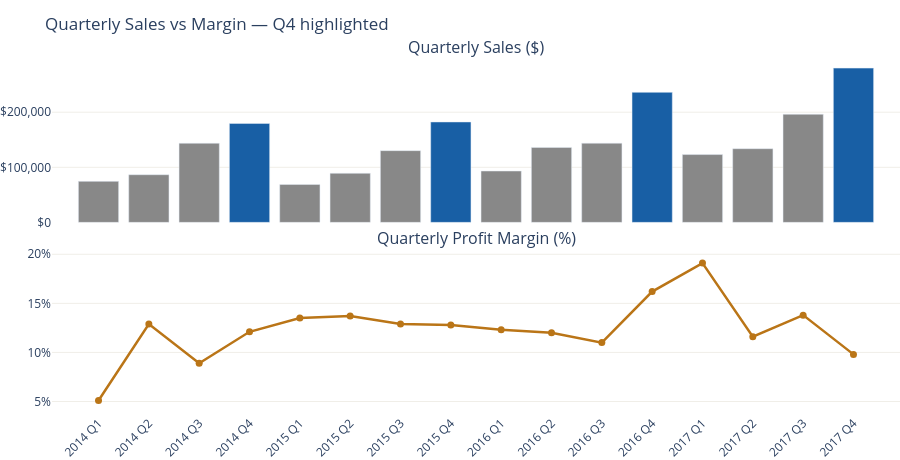

Notebook code for this chart:
### Markdown cell above
---
### 🔍 Insight #3 — Q4 Drives Revenue But Not Proportional Profit

**Finding:** Q4 (October–December) concentrates **~35% of annual revenue** due to holiday seasonality, but profit margin in Q4 is lower than Q2 and Q3 — suggesting promotional discounting during the peak season is eroding the very margin that should be capitalised on.

### Code cell
df["Quarter_num"] = df["Order Date"].dt.quarter
quarterly = df.groupby(["Year","Quarter_num"]).agg(
    Sales=("Sales","sum"), Profit=("Profit","sum")
).reset_index()
quarterly["Margin %"] = (quarterly["Profit"] / quarterly["Sales"] * 100).round(1)
quarterly["Period"] = quarterly["Year"].astype(str) + " Q" + quarterly["Quarter_num"].astype(str)

fig = make_subplots(rows=2, cols=1, shared_xaxes=True,
    subplot_titles=["Quarterly Sales ($)", "Quarterly Profit Margin (%)"],
    vertical_spacing=0.08)

fig.add_trace(go.Bar(
    x=quarterly["Period"], y=quarterly["Sales"],
    marker_color=[C["blue"] if "Q4" in p else C["gray"] for p in quarterly["Period"]],
    showlegend=False,
), row=1, col=1)

fig.add_trace(go.Scatter(
    x=quarterly["Period"], y=quarterly["Margin %"],
    mode="lines+markers",
    line=dict(color=C["amber"], width=2.5),
    marker=dict(size=7),
    showlegend=False,
), row=2, col=1)

fig.update_layout(
    title="Quarterly Sales vs Margin — Q4 highlighted",
    height=460, plot_bgcolor="white", paper_bgcolor="white",
    margin=dict(l=0, r=0, t=60, b=0),
    xaxis2=dict(tickangle=-45, showgrid=False),
    yaxis=dict(tickprefix="$", tickformat=",.0f", showgrid=True, gridcolor="#F0EEE8"),
    yaxis2=dict(ticksuffix="%", showgrid=True, gridcolor="#F0EEE8"),
    font=dict(size=12),
)
fig.show()

print("\n📊 Average Margin % by Quarter (all years):")
q_avg = df.groupby("Quarter_num")["Profit Margin %"].mean().round(1)
for q, m in q_avg.items():
    bar = "█" * int(abs(m))
    print(f"  Q{q}: {m:+.1f}%  {bar}")

### Figure 1 — Plotly figure (JSON) as saved in the notebook; plotly's stock layout.template omitted (floating-point values rounded to 4 significant figures)
{"data": [{"marker": {"color": ["#888888", "#888888", "#888888", "#185FA5", "#888888", "#888888", "#888888", "#185FA5", "#888888", "#888888", "#888888", "#185FA5", "#888888", "#888888", "#888888", "#185FA5"]}, "showlegend": false, "type": "bar", "x": ["2014 Q1", "2014 Q2", "2014 Q3", "2014 Q4", "2015 Q1", "2015 Q2", "2015 Q3", "2015 Q4", "2016 Q1", "2016 Q2", "2016 Q3", "2016 Q4", "2017 Q1", "2017 Q2", "2017 Q3", "2017 Q4"], "xaxis": "x", "y": [74450.0, 86540.0, 143600.0, 179600.0, 68850.0, 89120.0, 130300.0, 182300.0, 93240.0, 136100.0, 143800.0, 236100.0, 123100.0, 133800.0, 196300.0, 280100.0], "yaxis": "y"}, {"line": {"color": "#BA7517", "width": 2.5}, "marker": {"size": 7}, "mode": "lines+markers", "showlegend": false, "type": "scatter", "x": ["2014 Q1", "2014 Q2", "2014 Q3", "2014 Q4", "2015 Q1", "2015 Q2", "2015 Q3", "2015 Q4", "2016 Q1", "2016 Q2", "2016 Q3", "2016 Q4", "2017 Q1", "2017 Q2", "2017 Q3", "2017 Q4"], "xaxis": "x2", "y": [5.1, 12.9, 8.9, 12.1, 13.5, 13.7, 12.9, 12.8, 12.3, 12.0, 11.0, 16.2, 19.1, 11.6, 13.8, 9.8], "yaxis": "y2"}], "layout": {"annotations": [{"font": {"size": 16}, "showarrow": false, "text": "Quarterly Sales ($)", "x": 0.5, "xanchor": "center", "xref": "paper", "y": 1, "yanchor": "bottom", "yref": "paper"}, {"font": {"size": 16}, "showarrow": false, "text": "Quarterly Profit Margin (%)", "x": 0.5, "xanchor": "center", "xref": "paper", "y": 0.46, "yanchor": "bottom", "yref": "paper"}], "font": {"size": 12}, "height": 460, "margin": {"b": 0, "l": 0, "r": 0, "t": 60}, "paper_bgcolor": "white", "plot_bgcolor": "white", "title": {"text": "Quarterly Sales vs Margin — Q4 highlighted"}, "xaxis": {"anchor": "y", "domain": [0, 1], "matches": "x2", "showticklabels": false}, "xaxis2": {"anchor": "y2", "domain": [0, 1], "showgrid": false, "tickangle": -45}, "yaxis": {"anchor": "x", "domain": [0.54, 1], "gridcolor": "#F0EEE8", "showgrid": true, "tickformat": ",.0f", "tickprefix": "$"}, "yaxis2": {"anchor": "x2", "domain": [0, 0.46], "gridcolor": "#F0EEE8", "showgrid": true, "ticksuffix": "%"}}}
